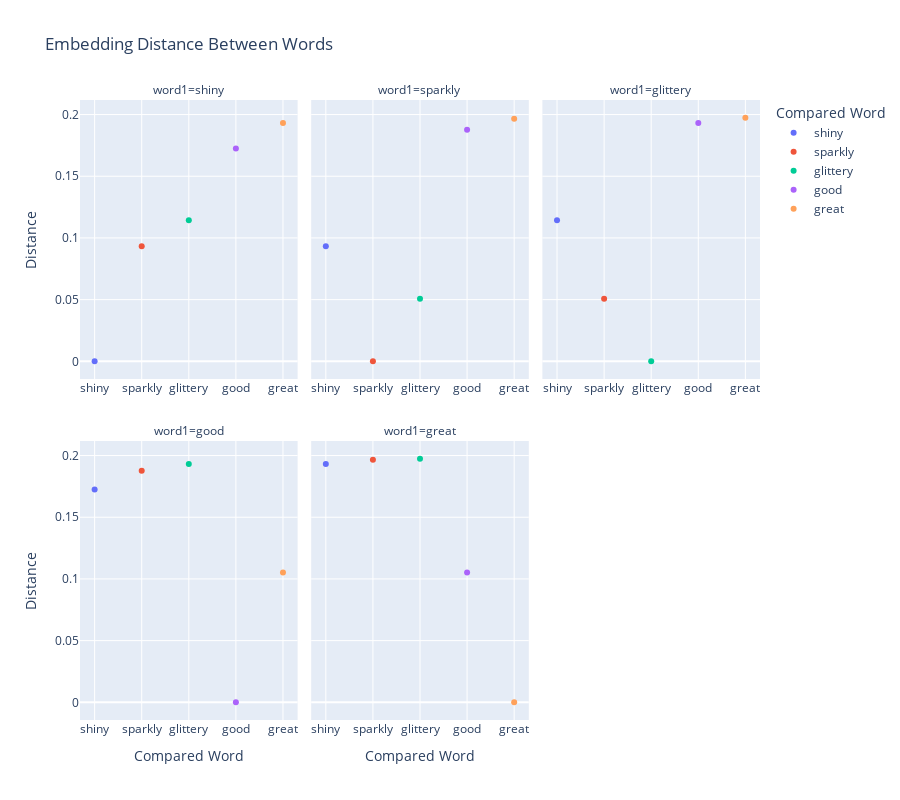

Notebook code cell kept with this figure:
### Code cell
plot_embedding_distances(words_df1)

### Figure 1 — Plotly figure (JSON) as saved in the notebook; plotly's stock layout.template omitted (floating-point values rounded to 4 significant figures)
{"data": [{"hovertemplate": "Compared Word=%{x}<br>word1=shiny<br>Distance=%{y}<extra></extra>", "legendgroup": "shiny", "marker": {"color": "#636efa", "symbol": "circle"}, "mode": "markers", "name": "shiny", "orientation": "v", "showlegend": true, "type": "scatter", "x": ["shiny"], "xaxis": "x4", "y": [0], "yaxis": "y4"}, {"hovertemplate": "Compared Word=%{x}<br>word1=sparkly<br>Distance=%{y}<extra></extra>", "legendgroup": "shiny", "marker": {"color": "#636efa", "symbol": "circle"}, "mode": "markers", "name": "shiny", "orientation": "v", "showlegend": false, "type": "scatter", "x": ["shiny"], "xaxis": "x5", "y": [0.09321], "yaxis": "y5"}, {"hovertemplate": "Compared Word=%{x}<br>word1=glittery<br>Distance=%{y}<extra></extra>", "legendgroup": "shiny", "marker": {"color": "#636efa", "symbol": "circle"}, "mode": "markers", "name": "shiny", "orientation": "v", "showlegend": false, "type": "scatter", "x": ["shiny"], "xaxis": "x6", "y": [0.1143], "yaxis": "y6"}, {"hovertemplate": "Compared Word=%{x}<br>word1=good<br>Distance=%{y}<extra></extra>", "legendgroup": "shiny", "marker": {"color": "#636efa", "symbol": "circle"}, "mode": "markers", "name": "shiny", "orientation": "v", "showlegend": false, "type": "scatter", "x": ["shiny"], "xaxis": "x", "y": [0.1725], "yaxis": "y"}, {"hovertemplate": "Compared Word=%{x}<br>word1=great<br>Distance=%{y}<extra></extra>", "legendgroup": "shiny", "marker": {"color": "#636efa", "symbol": "circle"}, "mode": "markers", "name": "shiny", "orientation": "v", "showlegend": false, "type": "scatter", "x": ["shiny"], "xaxis": "x2", "y": [0.1932], "yaxis": "y2"}, {"hovertemplate": "Compared Word=%{x}<br>word1=shiny<br>Distance=%{y}<extra></extra>", "legendgroup": "sparkly", "marker": {"color": "#EF553B", "symbol": "circle"}, "mode": "markers", "name": "sparkly", "orientation": "v", "showlegend": true, "type": "scatter", "x": ["sparkly"], "xaxis": "x4", "y": [0.09321], "yaxis": "y4"}, {"hovertemplate": "Compared Word=%{x}<br>word1=sparkly<br>Distance=%{y}<extra></extra>", "legendgroup": "sparkly", "marker": {"color": "#EF553B", "symbol": "circle"}, "mode": "markers", "name": "sparkly", "orientation": "v", "showlegend": false, "type": "scatter", "x": ["sparkly"], "xaxis": "x5", "y": [2.22e-16], "yaxis": "y5"}, {"hovertemplate": "Compared Word=%{x}<br>word1=glittery<br>Distance=%{y}<extra></extra>", "legendgroup": "sparkly", "marker": {"color": "#EF553B", "symbol": "circle"}, "mode": "markers", "name": "sparkly", "orientation": "v", "showlegend": false, "type": "scatter", "x": ["sparkly"], "xaxis": "x6", "y": [0.05065], "yaxis": "y6"}, {"hovertemplate": "Compared Word=%{x}<br>word1=good<br>Distance=%{y}<extra></extra>", "legendgroup": "sparkly", "marker": {"color": "#EF553B", "symbol": "circle"}, "mode": "markers", "name": "sparkly", "orientation": "v", "showlegend": false, "type": "scatter", "x": ["sparkly"], "xaxis": "x", "y": [0.1877], "yaxis": "y"}, {"hovertemplate": "Compared Word=%{x}<br>word1=great<br>Distance=%{y}<extra></extra>", "legendgroup": "sparkly", "marker": {"color": "#EF553B", "symbol": "circle"}, "mode": "markers", "name": "sparkly", "orientation": "v", "showlegend": false, "type": "scatter", "x": ["sparkly"], "xaxis": "x2", "y": [0.1966], "yaxis": "y2"}, {"hovertemplate": "Compared Word=%{x}<br>word1=shiny<br>Distance=%{y}<extra></extra>", "legendgroup": "glittery", "marker": {"color": "#00cc96", "symbol": "circle"}, "mode": "markers", "name": "glittery", "orientation": "v", "showlegend": true, "type": "scatter", "x": ["glittery"], "xaxis": "x4", "y": [0.1143], "yaxis": "y4"}, {"hovertemplate": "Compared Word=%{x}<br>word1=sparkly<br>Distance=%{y}<extra></extra>", "legendgroup": "glittery", "marker": {"color": "#00cc96", "symbol": "circle"}, "mode": "markers", "name": "glittery", "orientation": "v", "showlegend": false, "type": "scatter", "x": ["glittery"], "xaxis": "x5", "y": [0.05065], "yaxis": "y5"}, {"hovertemplate": "Compared Word=%{x}<br>word1=glittery<br>Distance=%{y}<extra></extra>", "legendgroup": "glittery", "marker": {"color": "#00cc96", "symbol": "circle"}, "mode": "markers", "name": "glittery", "orientation": "v", "showlegend": false, "type": "scatter", "x": ["glittery"], "xaxis": "x6", "y": [-4.441e-16], "yaxis": "y6"}, {"hovertemplate": "Compared Word=%{x}<br>word1=good<br>Distance=%{y}<extra></extra>", "legendgroup": "glittery", "marker": {"color": "#00cc96", "symbol": "circle"}, "mode": "markers", "name": "glittery", "orientation": "v", "showlegend": false, "type": "scatter", "x": ["glittery"], "xaxis": "x", "y": [0.1931], "yaxis": "y"}, {"hovertemplate": "Compared Word=%{x}<br>word1=great<br>Distance=%{y}<extra></extra>", "legendgroup": "glittery", "marker": {"color": "#00cc96", "symbol": "circle"}, "mode": "markers", "name": "glittery", "orientation": "v", "showlegend": false, "type": "scatter", "x": ["glittery"], "xaxis": "x2", "y": [0.1975], "yaxis": "y2"}, {"hovertemplate": "Compared Word=%{x}<br>word1=shiny<br>Distance=%{y}<extra></extra>", "legendgroup": "good", "marker": {"color": "#ab63fa", "symbol": "circle"}, "mode": "markers", "name": "good", "orientation": "v", "showlegend": true, "type": "scatter", "x": ["good"], "xaxis": "x4", "y": [0.1725], "yaxis": "y4"}, {"hovertemplate": "Compared Word=%{x}<br>word1=sparkly<br>Distance=%{y}<extra></extra>", "legendgroup": "good", "marker": {"color": "#ab63fa", "symbol": "circle"}, "mode": "markers", "name": "good", "orientation": "v", "showlegend": false, "type": "scatter", "x": ["good"], "xaxis": "x5", "y": [0.1877], "yaxis": "y5"}, {"hovertemplate": "Compared Word=%{x}<br>word1=glittery<br>Distance=%{y}<extra></extra>", "legendgroup": "good", "marker": {"color": "#ab63fa", "symbol": "circle"}, "mode": "markers", "name": "good", "orientation": "v", "showlegend": false, "type": "scatter", "x": ["good"], "xaxis": "x6", "y": [0.1931], "yaxis": "y6"}, {"hovertemplate": "Compared Word=%{x}<br>word1=good<br>Distance=%{y}<extra></extra>", "legendgroup": "good", "marker": {"color": "#ab63fa", "symbol": "circle"}, "mode": "markers", "name": "good", "orientation": "v", "showlegend": false, "type": "scatter", "x": ["good"], "xaxis": "x", "y": [1.554e-15], "yaxis": "y"}, {"hovertemplate": "Compared Word=%{x}<br>word1=great<br>Distance=%{y}<extra></extra>", "legendgroup": "good", "marker": {"color": "#ab63fa", "symbol": "circle"}, "mode": "markers", "name": "good", "orientation": "v", "showlegend": false, "type": "scatter", "x": ["good"], "xaxis": "x2", "y": [0.1052], "yaxis": "y2"}, {"hovertemplate": "Compared Word=%{x}<br>word1=shiny<br>Distance=%{y}<extra></extra>", "legendgroup": "great", "marker": {"color": "#FFA15A", "symbol": "circle"}, "mode": "markers", "name": "great", "orientation": "v", "showlegend": true, "type": "scatter", "x": ["great"], "xaxis": "x4", "y": [0.1932], "yaxis": "y4"}, {"hovertemplate": "Compared Word=%{x}<br>word1=sparkly<br>Distance=%{y}<extra></extra>", "legendgroup": "great", "marker": {"color": "#FFA15A", "symbol": "circle"}, "mode": "markers", "name": "great", "orientation": "v", "showlegend": false, "type": "scatter", "x": ["great"], "xaxis": "x5", "y": [0.1966], "yaxis": "y5"}, {"hovertemplate": "Compared Word=%{x}<br>word1=glittery<br>Distance=%{y}<extra></extra>", "legendgroup": "great", "marker": {"color": "#FFA15A", "symbol": "circle"}, "mode": "markers", "name": "great", "orientation": "v", "showlegend": false, "type": "scatter", "x": ["great"], "xaxis": "x6", "y": [0.1975], "yaxis": "y6"}, {"hovertemplate": "Compared Word=%{x}<br>word1=good<br>Distance=%{y}<extra></extra>", "legendgroup": "great", "marker": {"color": "#FFA15A", "symbol": "circle"}, "mode": "markers", "name": "great", "orientation": "v", "showlegend": false, "type": "scatter", "x": ["great"], "xaxis": "x", "y": [0.1052], "yaxis": "y"}, {"hovertemplate": "Compared Word=%{x}<br>word1=great<br>Distance=%{y}<extra></extra>", "legendgroup": "great", "marker": {"color": "#FFA15A", "symbol": "circle"}, "mode": "markers", "name": "great", "orientation": "v", "showlegend": false, "type": "scatter", "x": ["great"], "xaxis": "x2", "y": [2.22e-16], "yaxis": "y2"}], "layout": {"annotations": [{"font": {}, "showarrow": false, "text": "word1=good", "x": 0.16, "xanchor": "center", "xref": "paper", "y": 0.45, "yanchor": "bottom", "yref": "paper"}, {"font": {}, "showarrow": false, "text": "word1=great", "x": 0.5, "xanchor": "center", "xref": "paper", "y": 0.45, "yanchor": "bottom", "yref": "paper"}, {"font": {}, "showarrow": false, "text": "word1=shiny", "x": 0.16, "xanchor": "center", "xref": "paper", "y": 1, "yanchor": "bottom", "yref": "paper"}, {"font": {}, "showarrow": false, "text": "word1=sparkly", "x": 0.5, "xanchor": "center", "xref": "paper", "y": 1, "yanchor": "bottom", "yref": "paper"}, {"font": {}, "showarrow": false, "text": "word1=glittery", "x": 0.84, "xanchor": "center", "xref": "paper", "y": 1, "yanchor": "bottom", "yref": "paper"}], "height": 800, "legend": {"title": {"text": "Compared Word"}, "tracegroupgap": 0}, "title": {"text": "Embedding Distance Between Words"}, "xaxis": {"anchor": "y", "categoryarray": ["shiny", "sparkly", "glittery", "good", "great"], "categoryorder": "array", "domain": [0, 0.32], "matches": "x", "showticklabels": true, "title": {"text": "Compared Word"}}, "xaxis2": {"anchor": "y2", "categoryarray": ["shiny", "sparkly", "glittery", "good", "great"], "categoryorder": "array", "domain": [0.34, 0.66], "matches": "x", "showticklabels": true, "title": {"text": "Compared Word"}}, "xaxis3": {"anchor": "y3", "categoryarray": ["shiny", "sparkly", "glittery", "good", "great"], "categoryorder": "array", "domain": [0.68, 1.0], "matches": "x", "showticklabels": true, "title": {"text": "Compared Word"}}, "xaxis4": {"anchor": "y4", "domain": [0, 0.32], "matches": "x", "showticklabels": true}, "xaxis5": {"anchor": "y5", "domain": [0.34, 0.66], "matches": "x", "showticklabels": true}, "xaxis6": {"anchor": "y6", "domain": [0.68, 1.0], "matches": "x", "showticklabels": true}, "yaxis": {"anchor": "x", "domain": [0, 0.45], "title": {"text": "Distance"}}, "yaxis2": {"anchor": "x2", "domain": [0, 0.45], "matches": "y", "showticklabels": false}, "yaxis3": {"anchor": "x3", "domain": [0, 0.45], "matches": "y", "showticklabels": false}, "yaxis4": {"anchor": "x4", "domain": [0.55, 1], "matches": "y", "title": {"text": "Distance"}}, "yaxis5": {"anchor": "x5", "domain": [0.55, 1], "matches": "y", "showticklabels": false}, "yaxis6": {"anchor": "x6", "domain": [0.55, 1], "matches": "y", "showticklabels": false}}}
